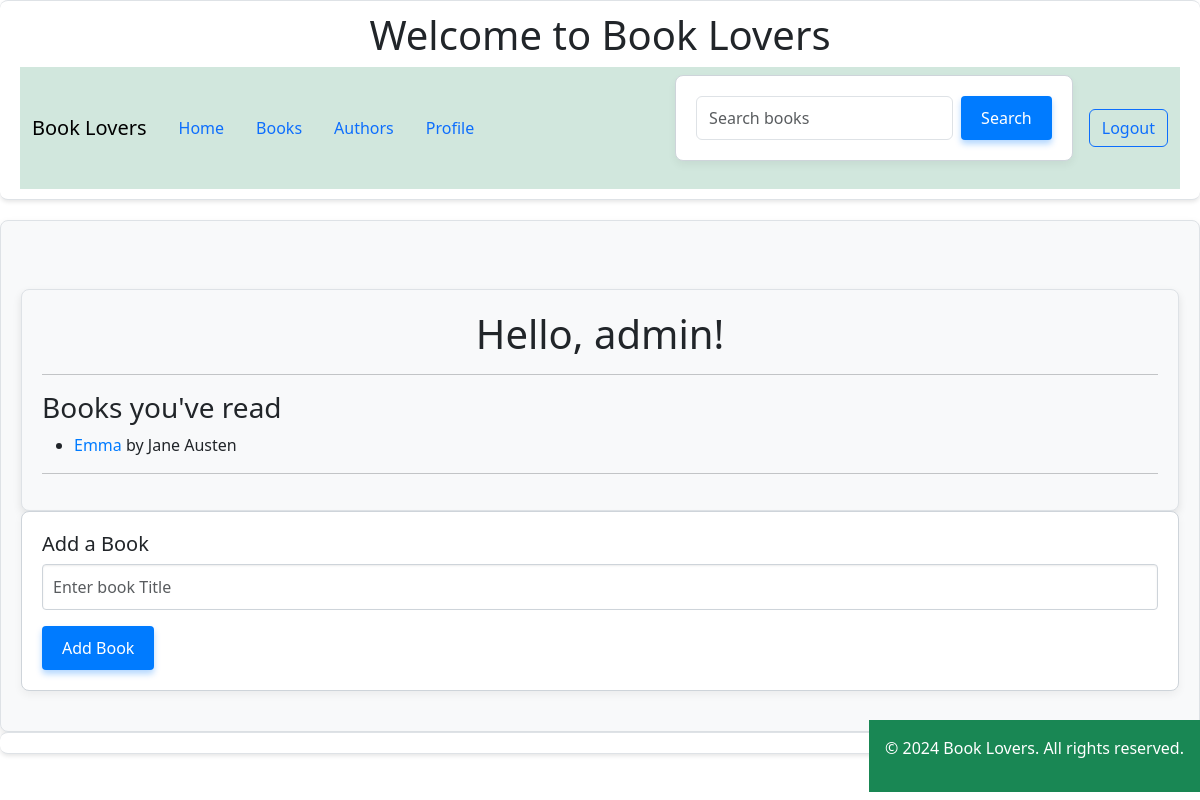
The page /profile/ (signed in) on the database as committed earlier.
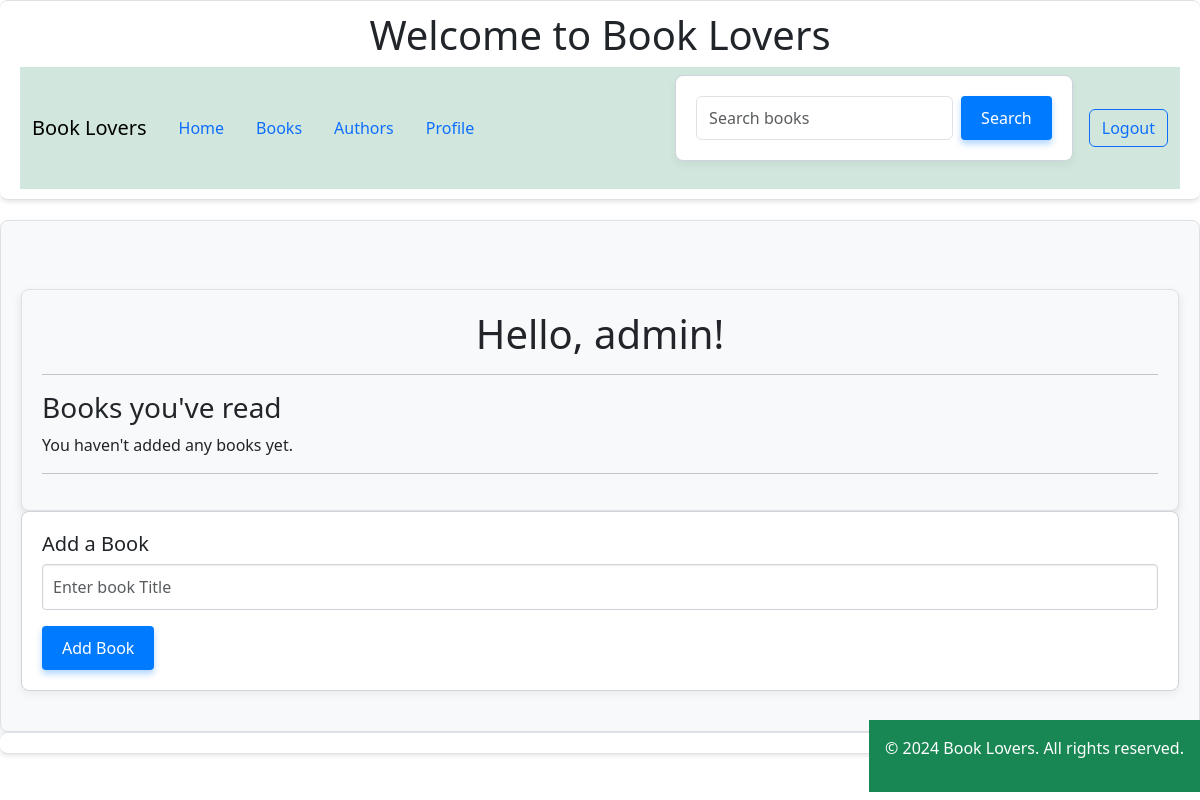
The same page on the database as committed later.
### book_check/models.py (models this page shows, shortened)
class Book(models.Model):
    title = models.CharField(max_length=200, verbose_name='Book name', db_index=True,)
    author = models.ForeignKey(Author, related_name='books', verbose_name='Author', on_delete=models.CASCADE)
    published_date = models.CharField(max_length=30, verbose_name='Originally published',)
    GENRES_TYPES = (
        (1, 'Classics'),
        (2, 'Action and Adventure'),
        (3, 'Fantasy'),
        (4, 'Horror'),
        (5, 'Novel'),
        (6, 'Historical Fiction'),
        (7, 'Dystopian'),
        (8, 'Detective and Mystery')
    )
    genres = models.IntegerField(verbose_name='Genres', choices=GENRES_TYPES,)
    description = models.TextField(verbose_name='Book description')
    cover_image = models.ImageField(upload_to='book_covers/', null=True, blank=True)

class Author(models.Model):
    name = models.CharField(max_length=255)
    biography = models.TextField(blank=True)
    date_of_birth = models.DateField(null=True, blank=True)
    date_of_death = models.DateField(null=True, blank=True)

### book_check/views.py (the view)
# urls.py: path('profile/', profile_view, name='profile'),
@login_required(login_url='/login/')
def profile_view(request):
    profile = request.user.profile
    read_books = profile.read_books.all()
    context = {
        'profile': profile,
        'read_books': read_books
    }
    return render(request, 'profile.html', context)

### templates/profile.html (shortened to what this page needs)
{% extends 'base.html' %}
{% load static %}
{% block content %}
<div class="container mt-5">
    <h1 class="text-center">Hello, {{ profile.user.username }}!</h1>
    <hr>
    <h3>Books you've read</h3>
    {% if read_books %}
        <ul>
            {% for book in read_books %}
                <li>
                    <a href="{% url 'book-detail' book.pk %}">{{ book.title }}</a> by {{ book.author.name }}
                </li>
            {% endfor %}
        </ul>
    {% else %}
        <p>You haven't added any books yet.</p>
    {% endif %}
    <hr>
</div>
<div>
    <form id="add-book-form" method="POST">
        <h5>Add a Book</h5>
        <div class="mb-3">
            <input type="text" id="book-title" name="book_title" class="form-control" placeholder="Enter book Title" required>
        </div>
        <button type="submit" class="btn btn-primary">Add Book</button>
    </form>
</div>
{% endblock %}

Rows that differ between the two databases and show on the page:
no longer on this page (row edited): Book: title "Emma", author.name "Jane Austen"
Other text that changed with them:
text now shown: "You haven't added any books yet."
